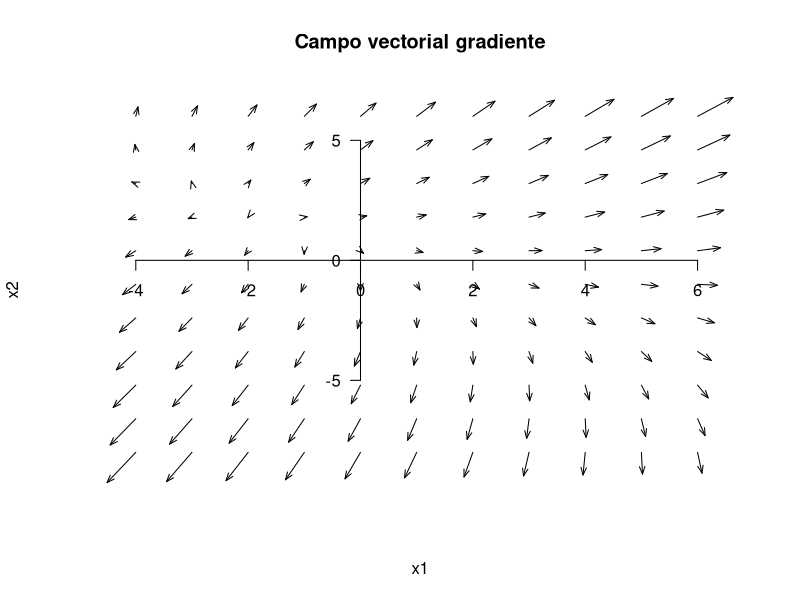
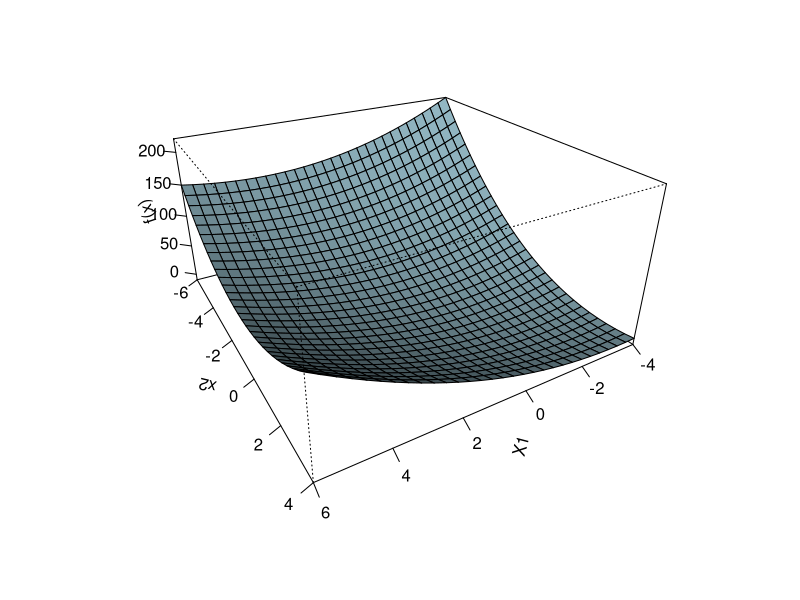
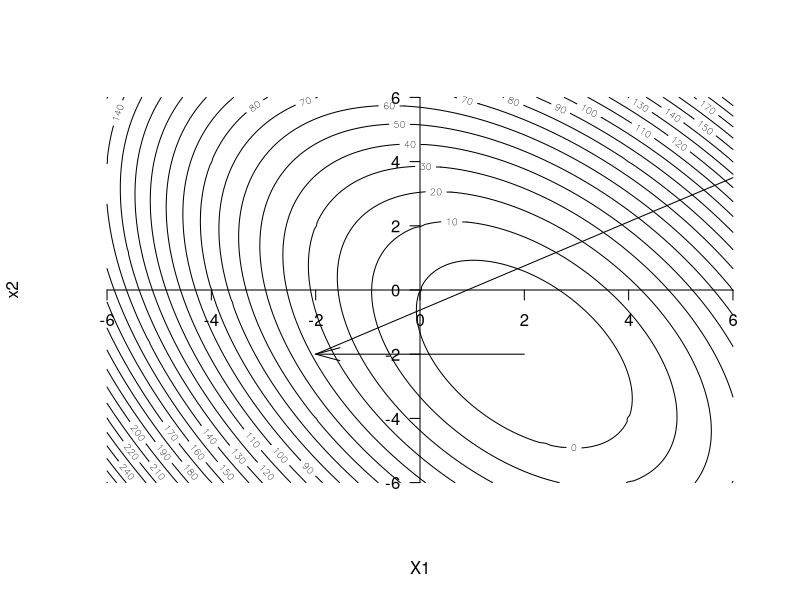
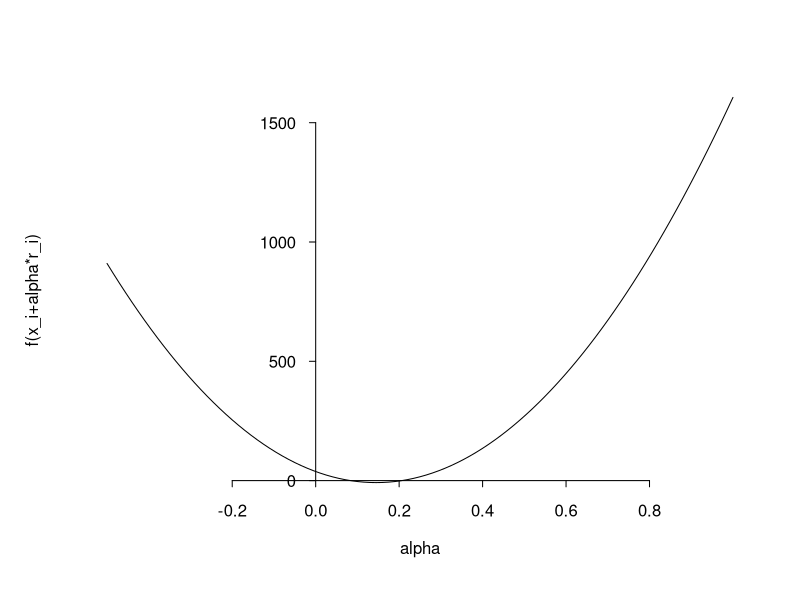

Recreate these plots in R, in order. (Note: this script raises an error after producing the figures.)
# campo vectorial gradiente

expand.outer <- function(x, y, vecfun) {
  xy.pairs <- expand.grid(x=x, y=y, KEEP.OUT.ATTRS = FALSE)
  x.exp <- xy.pairs$x
  y.exp <- xy.pairs$y
  list(values=matrix(vecfun(x.exp,y.exp), nrow=2, byrow=TRUE), x=x.exp,
       y=y.exp)
}



plotVectorField <- function(vecfun, xlim, ylim, grid.points)   {
  gp <- if(length(grid.points)>1) grid.points else rep(grid.points,2)
  maxlength <- c(diff(xlim),diff(ylim))/(gp-1)*0.9
  #prepare data
  x0 <- seq(xlim[1], xlim[2], length=gp[1])
  y0 <- seq(ylim[1], ylim[2], length=gp[2])
  xy.data <- expand.outer(x0, y0, vecfun)
  x0 <- xy.data$x
  y0 <- xy.data$y
  dx <- xy.data$values[1,]
  dy <- xy.data$values[2,]
  #scale
  k <- min( maxlength / c(max(abs(dx)),max(abs(dy))) )
  x1 <- x0 + k*dx
  y1 <- y0 + k*dy
  #plot
  plot.default( axes=FALSE,range(x0,x1), range(y0,y1),main="Campo vectorial gradiente", xlab="x1",
               ylab="x2", type="n", frame.plot=F)
  arrows(x0,y0,x1,y1,length = 0.08, angle = 20, code = 2)
  axis(1, pos=0)
  axis(2, pos=0, las=1)
}



plotVectorField(function(x1,x2) c(3*x1+2*x2+2,2*x1+6*x2-8), c(-4,6), c(-8,6), 11)
#------------------------------------------------------------------------------

nx <- 30
ny <- 30
x1 <- seq(-4, 6, length = nx)
x2 <- seq(-6, 4, length = ny)
z <- outer(x1, x2, function(x1,x2) (3/2)*(x1)^2 +2*x1*x2+3*(x2)^2+2*x1-8*x2)
#z


hgt <- 0.25 * (z[-nx,-ny] + z[-1,-ny] + z[-nx,-1] + z[-1,-1])
#hgt
hgt <- (hgt - min(hgt))/ (max(hgt) - min(hgt))
#hgt

op <- par(bg = "white")
#persp(x1, x2, z, theta = 30, phi = 30, expand = 0.5, col = "lightblue")
persp(x1, x2, z, theta = 150, phi = 27,expand = 0.5, col = "lightblue",
      ltheta = 120, shade = 0.75, ticktype = "detailed",
      xlab = "X1", ylab = "x2", zlab = "f(x)") -> res
round(res, 3)
#persp(x2, x1, z, col = gray(1 - hgt), theta = 65, phi=27,axes=TRUE)
#persp(x1, x2, z, col =
#        cm.colors(10)[floor(9* hgt + 1)], theta = 35)
#------------------------------------------------------------------------------
x1 = seq(-6, 6, 0.1) 
x2= seq(-6, 6, 0.1) 

z <- outer(x1, x2, function(x1,x2) (3/2)*(x2)^2 +2*x1*x2+3*(x1)^2+2*x2-8*x1)
#persp(x,y,z,theta=30,phi=30,ticktype="detailed") 
contour(x1,x2,z,nlevels=30, axes= FALSE,xlab = "X1", ylab = "x2")
#grid()
#axis(1)
#axis(2)
segments(-2, -2, 6, 7/2)
#abline(a=-4/3, b=1/3)
axis(1, pos=0,at = c(-6,-4,-2,0,2,4,6))
axis(2, pos=0,at = c(-6,-4,-2,0,2,4,6),las=1)
arrows(x0=2, y0=-2, x1 = -2, y1 = -2,length = 0.25, angle = 15)
#abline(h=-2)
#------------------------------------------------------------------------------
alpha = seq(-0.5, 1, 0.1)
#alpha
f <- function(x) (3/2) *(-2+8*x)^2 + 2 * (-2+8*x)*(-2+24*x)  +3*(-2+24*x)^2+2*(-2+8*x)-8*(-2+24*x)
x1=-2+8*alpha
#x1
x2=-2+24*alpha
#x2
z <- outer(x1, x2, function(x1,x2) (3/2)*(x1)^2 +2*x1*x2+3*(x2)^2+2*x1-8*x2)
#z
curve(f, from=-0.5, to=1, axes=FALSE, xlab = NA,
      ylab = NA,lty=1) 
axis(1, pos=0,at = seq(-0.2, 0.8, by = 0.2),tck = -.015, las=1)
axis(2, pos=0,tck = -.015, las=1)
mtext(side = 1, "alpha", line = 2)
mtext(side = 2, "f(x_i+alpha*r_i)", line = 2)
#------------------------------------------------------------------------------
nx <- 30
ny <- 30
x1 <- seq(-2.5, 5, length = nx)
x1
x2 <- seq(-5, 2.5, length = ny)
z <- outer(x1, x2, function(x1,x2) (3/2)*(x1)^2 +2*x1*x2+3*(x2)^2+2*x1-8*x2)
z1<-seq(0, 150, length = 30)
f<-function(x1) (1/3)*(x1) +(-4/3)
#y1<- outer(x1, function(x1) (1/3)*(x1) +(-4/3))
y1<-as.matrix(lapply(x1, f))
y1
z2=z <- matrix(1, length(x), length(y)) 
#z2

hgt <- 0.25 * (z[-nx,-ny] + z[-1,-ny] + z[-nx,-1] + z[-1,-1])
#hgt
hgt <- (hgt - min(hgt))/ (max(hgt) - min(hgt))
#hgt

op <- par(bg = "white")
#persp(x1, x2, z, theta = 30, phi = 30, expand = 0.5, col = "lightblue")
# persp(x1, x2, z, theta = 150, phi = 27,expand = 0.5, col = "lightblue",
#       ltheta = 120, shade = 0.75, ticktype = "detailed",
#       xlab = "X1", ylab = "x2", zlab = "f(x)") -> res
# round(res, 3)
#par(new=TRUE) 
persp(x1, y1,z2, theta = 150, phi = 27,expand = 0.5, col = "lightblue",
      ltheta = 120, shade = 0.75, ticktype = "detailed",
      xlab = "X1", ylab = "x2", zlab = "f(x)") -> res
round(res, 3)
#perspPlane(x, y, z, persp.out, ...)
#---------------------------------------------------
x1 = seq(-6, 6, 0.1) 
x2= seq(-6, 6, 0.1) 

z <- outer(x1, x2, function(x1,x2) (3/2)*(x2)^2 +2*x1*x2+3*(x1)^2+2*x2-8*x1)
#persp(x,y,z,theta=30,phi=30,ticktype="detailed") 
contour(x1,x2,z,nlevels=30, axes= FALSE,xlab = "X1", ylab = "x2")
#grid()
#axis(1)
#axis(2)
#segments(-2, -2, 6, 7/2)
abline(a=-4/3, b=7/3)
axis(1, pos=0,at = c(-6,-4,-2,0,2,4,6))
axis(2, pos=0,at = c(-6,-4,-2,0,2,4,6),las=1)
l<-function(x) (-4/3)+ (7/3)*x
f<-function(x1,x2) 3*x2+2*x1+2
g<-function(x1,x2) 2*x2+6*x1-8
alpha<-function(ri)
  {
  n=(t(ri)%*%ri)
  A= matrix(c(3,2,2,6), nrow=2)
  d=t(ri)%*%A%*%ri
  n/d
}
ri=c(1,l(1))
arrows(x0=ri[1], y0=ri[2], x1 = ri[1]+alpha(ri)*g(ri[1],ri[2]), y1 = ri[2]+f(ri[1],ri[2])*alpha(ri),length = 0.10, angle = 15)
ri=c(1/2,l(1/2))
rin=c(ri[2],ri[1])
arrows(x0=ri[1], y0=ri[2], x1 = ri[1]+alpha(ri)*g(ri[1],ri[2]), y1 = ri[2]+f(ri[1],ri[2])*alpha(ri),length = 0.10, angle = 15)
ri=c(0,l(0))
rin=c(ri[2],ri[1])
arrows(x0=ri[1], y0=ri[2], x1 = ri[1]+alpha(ri)*g(ri[1],ri[2]), y1 = ri[2]+f(ri[1],ri[2])*alpha(ri),length = 0.10, angle = 15)
#ri=c(-1,l(-1))
#rin=c(ri[2],ri[1])
#arrows(x0=ri[1], y0=ri[2], x1 = ri[1]+alpha(ri)*g(ri[1],ri[2]), y1 = ri[2]+f(ri[1],ri[2])*alpha(ri),length = 0.10, angle = 15)
#--------------------------------------------------------------------------
x1 = seq(-6, 6, 0.1) 
x2= seq(-6, 6, 0.1) 

z <- outer(x1, x2, function(x1,x2) (3/2)*(x2)^2 +2*x1*x2+3*(x1)^2+2*x2-8*x1)
#persp(x,y,z,theta=30,phi=30,ticktype="detailed") 
contour(x1,x2,z,nlevels=30, axes= FALSE,xlab = "X1", ylab = "x2")
#grid()
#axis(1)
#axis(2)
#segments(-2, -2, 6, 7/2)
#abline(a=-4/3, b=7/3)
axis(1, pos=0,at = c(-6,-4,-2,0,2,4,6))
axis(2, pos=0,at = c(-6,-4,-2,0,2,4,6),las=1)
l<-function(x) (-4/3)+ (7/3)*x
f<-function(x1,x2) 3*x2+2*x1+2
g<-function(x1,x2) 2*x2+6*x1-8
alpha<-function(A,ri)
{
  n=t(ri)%*%ri
  #A= matrix(c(3,2,2,6), nrow=2)
  d=t(ri)%*%A%*%ri
  n/d
}
ri=c(-2,-2)
gradient.descent <- function(A,b,c,x,max.iterations) 
  {
    xi=x
  
    for (iteration in 1:max.iterations) {
      iteration
      ri=b-A%*%xi
     
      al=alpha(A=A,ri=ri)
      oldxi=xi
      xi[1]=xi[1]+al*ri[1]
      xi[2]=xi[2]+al*ri[2]
      segments(oldxi[1], oldxi[2], xi[1], xi[2])
    }
   
   
  }
A= matrix(c(3,2,2,6), nrow=2)
b=c(2,-8)
x=c(-2,-2)
gradient.descent(A=A,b=b,x=x,max.iterations=10)

#-------------------------------------------------
x1 = seq(-6, 6, 0.1) 
x2= seq(-6, 6, 0.1) 

z <- outer(x1, x2, function(x1,x2) (3/2)*(x2)^2 +2*x1*x2+3*(x1)^2+2*x2-8*x1)
#persp(x,y,z,theta=30,phi=30,ticktype="detailed") 
contour(x1,x2,z,nlevels=30, axes= FALSE,xlab = "X1", ylab = "x2")
#grid()
#axis(1)
#axis(2)
#segments(-2, -2, 6, 7/2)
#abline(a=-4/3, b=7/3)
axis(1, pos=0,at = c(-6,-4,-2,0,2,4,6))
axis(2, pos=0,at = c(-6,-4,-2,0,2,4,6),las=1)
l<-function(x) (-4/3)+ (7/3)*x
f<-function(x1,x2) 3*x2+2*x1+2
g<-function(x1,x2) 2*x2+6*x1-8
alpha<-function(A,ri,di)
{
  n=t(ri)%*%ri
  #A= matrix(c(3,2,2,6), nrow=2)
  d=t(di)%*%A%*%di
  n/d
}
beta<-function(ri, rinew)
{
  n=t(rinew)%*%rinew
  #A= matrix(c(3,2,2,6), nrow=2)
  d=t(ri)%*%ri
  n/d
}
ri=c(-2,-2)
gradient.conjugate <- function(A,b,c,x,max.iterations) 
{
  xi=x
  
  for (iteration in 1:max.iterations) {
    iteration
    ri=b-A%*%xi
    di=ri
    al=alpha(A=A,ri=ri,di=di)
    oldxi=xi
    xi[1]=xi[1]+al*di[1]
    xi[2]=xi[2]+al*di[2]
    temp=A%*%di
    oldri=ri
    ri[1]=ri[1]-al*temp[1]
    ri[2]=ri[2]-al*temp[2]
    bet=beta(ri=oldri, rinew=ri)
    di[1]=ri[1]+bet*di[1]
    di[2]=ri[2]+bet*di[2]
    segments(oldxi[1], oldxi[2], xi[1], xi[2])
  }
  
  
}
A= matrix(c(3,2,2,6), nrow=2)
b=c(2,-8)
x=c(-2,-2)
gradient.conjugate(A=A,b=b,x=x,max.iterations=10)
#-------------------------------------------------
A= matrix(c(3,2,2,6), nrow=2)
vectors=eigen(A)$vectors
x1 = seq(-6, 6, 0.1) 
x2= seq(-6, 6, 0.1) 

z <- outer(x1, x2, function(x1,x2) (3/2)*(x2)^2 +2*x1*x2+3*(x1)^2+2*x2-8*x1)
#persp(x,y,z,theta=30,phi=30,ticktype="detailed") 
contour(x1,x2,z,nlevels=30, axes= FALSE,xlab = "X1", ylab = "x2")
axis(1, pos=0,at = c(-6,-4,-2,0,2,4,6))
axis(2, pos=0,at = c(-6,-4,-2,0,2,4,6),las=1)
arrows(x0=2, y0=-2, x1 = 2+1.8, y1 = -2+(-0.47)*(-1.8),length = 0.10, angle = 15)
arrows(x0=2, y0=-2, x1 = 2-(1.8), y1 = -2+(0.47)*(1.8),length = 0.10, angle = 15)
#-------------------------------------------------

A= matrix(c(3,2,2,6), nrow=2)
vectors=eigen(A)$vectors
x1 = seq(-6, 6, 0.1) 
x2= seq(-6, 6, 0.1) 

z <- outer(x1, x2, function(x1,x2) (3/2)*(x2)^2 +2*x1*x2+3*(x1)^2+2*x2-8*x1)
#persp(x,y,z,theta=30,phi=30,ticktype="detailed") 
contour(x1,x2,z,nlevels=30, axes= FALSE,xlab = "X1", ylab = "x2")
axis(1, pos=0,at = c(-6,-4,-2,0,2,4,6))
axis(2, pos=0,at = c(-6,-4,-2,0,2,4,6),las=1)
jacobi <- function(A,b,c,x,max.iterations) 
{
  xi=x
  
  for (iteration in 1:max.iterations) {
    iteration
    D=diag(as.array(diag(A)))
    E=A-D
    Dinv=solve(D)
    B=(-1)*Dinv%*%E
    z=Dinv%*%b
    oldxi=xi
    t=B%*%xi
    xi[1]=t[1]+z[1]
    xi[2]=t[2]+z[2]
  
    segments(oldxi[1], oldxi[2], xi[1], xi[2])
  }
  
  
}
A= matrix(c(3,2,2,6), nrow=2)
b=c(2,-8)
x=c(-2,-2)
jacobi(A=A,b=b,x=x,max.iterations=10)
#-------------------------------------------------
A= matrix(c(3,2,2,6), nrow=2)
vectors=eigen(A)$vectors
x1 = seq(-6, 6, 0.1) 
x2= seq(-6, 6, 0.1) 

z <- outer(x1, x2, function(x1,x2) (3/2)*(x2)^2 +2*x1*x2+3*(x1)^2+2*x2-8*x1)

contour(x1,x2,z,nlevels=30, axes= FALSE,xlab = "X1", ylab = "x2")
axis(1, pos=0,at = c(-6,-4,-2,0,2,4,6))
axis(2, pos=0,at = c(-6,-4,-2,0,2,4,6),las=1)
v1=eigen(A)$vectors[,1]
v2=eigen(A)$vectors[,2]
k=v1[1]/v1[2]
arrows(x0=2, y0=-2, x1 = 2+1.8, y1 = -2+(-k)*(-1.8),length = 0.10, angle = 15)
arrows(x0=2, y0=-2, x1 = 2-(1.8), y1 = -2+(k)*(1.8),length = 0.10, angle = 15)
#abline(a=0, b=-1)
#abline(a=-4/3, b=(-1/3))

p=max(eigen(A)$values)/min(eigen(A)$values)

cos=sqrt(1/(1+k^2))
sen=sqrt(k/(1+k^2))
abline(b=(p*cos+sen)/(cos-p*sen),a=(-2)*((p*cos+sen)/(cos-p*sen))-2)

p=(-1)*max(eigen(A)$values)/min(eigen(A)$values)
abline(b=(p*cos+sen)/(cos-p*sen),a=(-2)*((p*cos+sen)/(cos-p*sen))-2)

#-------------------------------------------------

nx <- 30
ny <- 30
x1 <- seq(0, 20, length = nx)
x2 <- seq(0, 100, length = ny)
z <- outer(x1, x2 , function(x1,x2) 1+(-1)*((x2^2+x1^2)^2))*(1/(x1+x2^2)*(x1^3+x2^2))
#z

hgt <- 0.25 * (z[-nx,-ny] + z[-1,-ny] + z[-nx,-1] + z[-1,-1])
#hgt
hgt <- (hgt - min(hgt))/ (max(hgt) - min(hgt))
#hgt

op <- par(bg = "white")

persp(x1, x2, z, theta = 150, phi = 27,expand = 0.5, col = "lightblue",
      ltheta = 120, shade = 0.75, ticktype = "detailed",
      xlab = "mu", ylab = "kappa", zlab = "omega") -> res
round(res, 3)